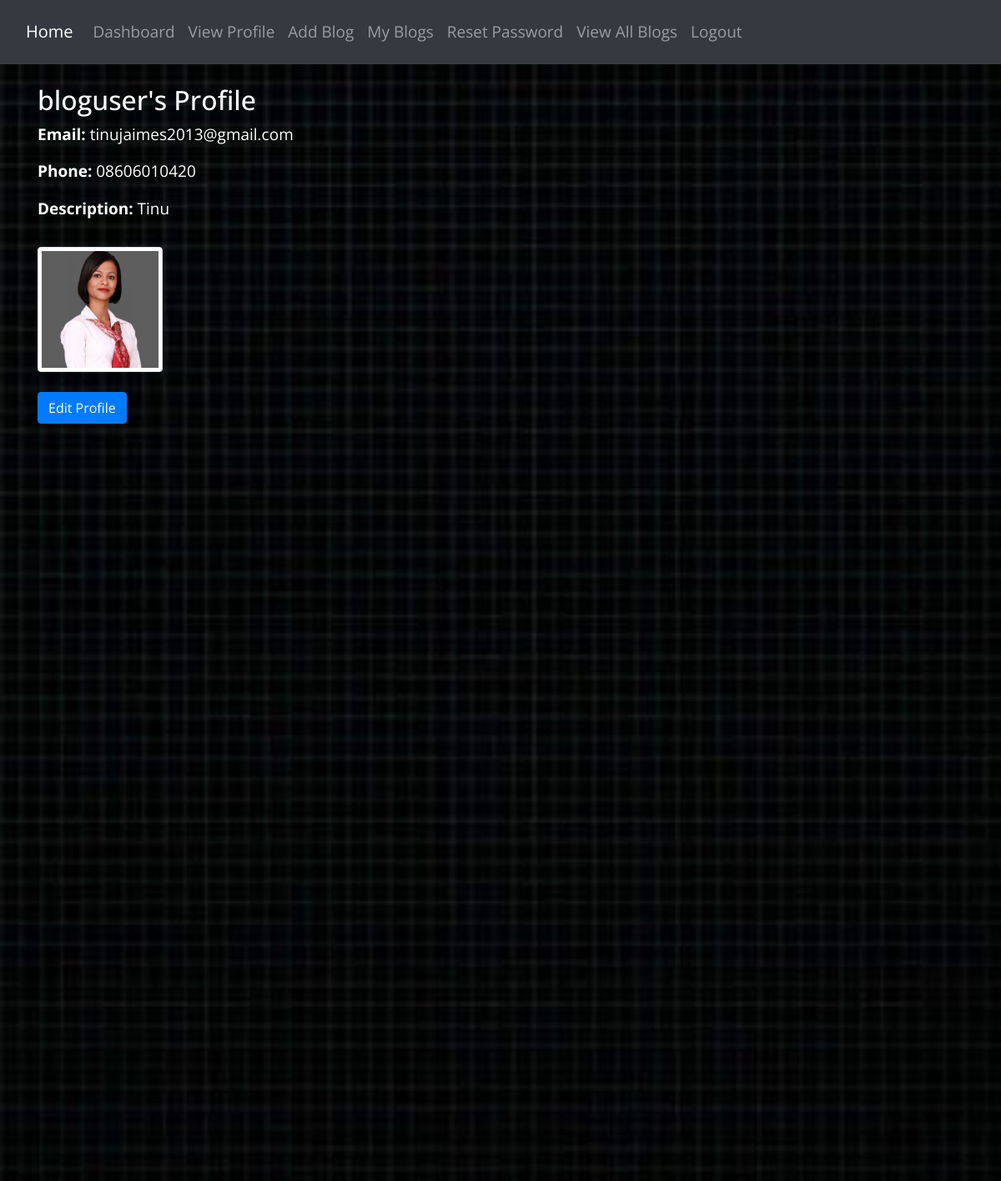
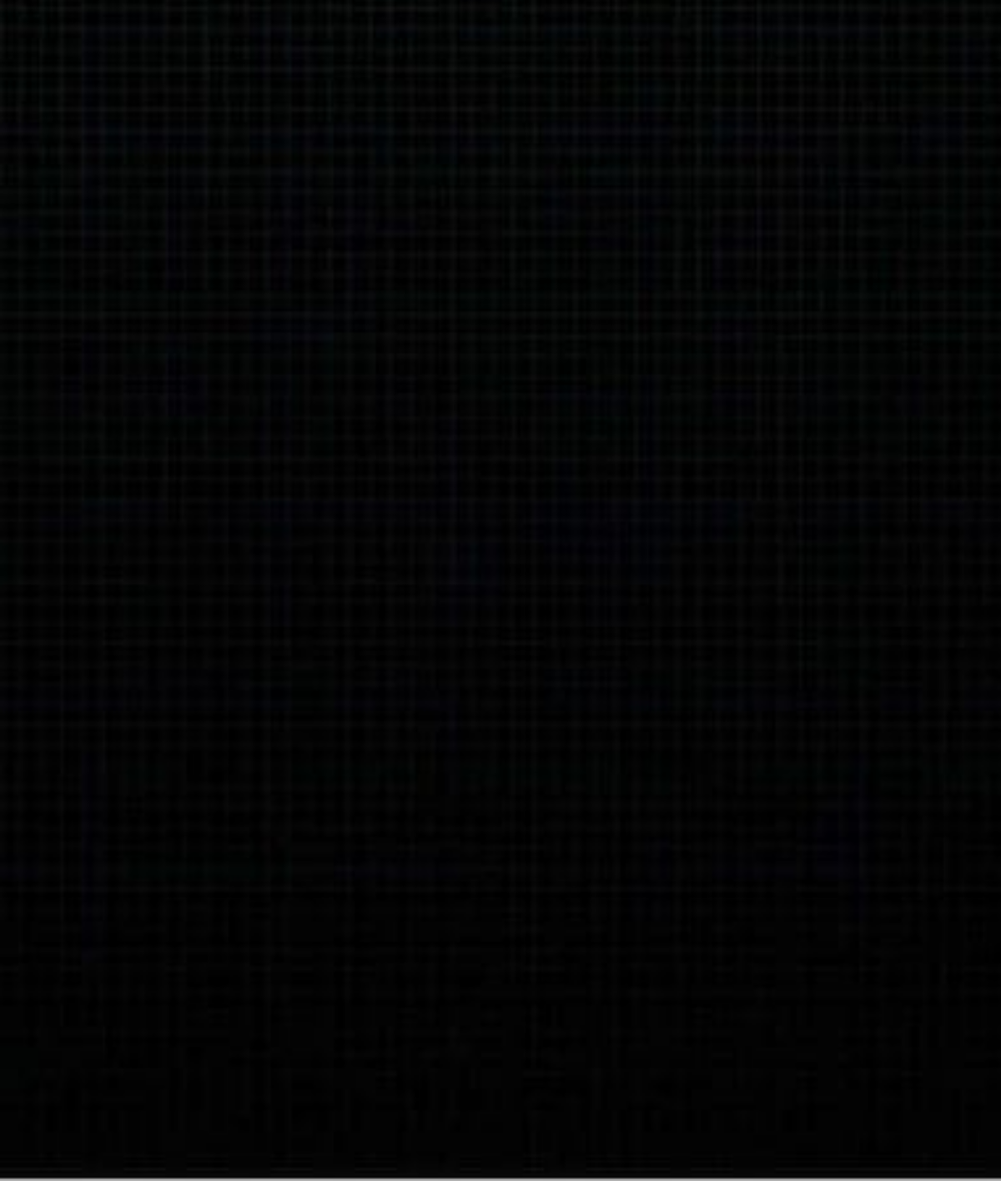
/profile/ (signed in), run on the app's committed database (2 pictures, top to bottom).
### adminpanel/models.py (models this page shows, shortened)
class Profile(models.Model):
    user = models.OneToOneField(User, on_delete=models.CASCADE)
    profile_description = models.TextField(null=True, blank=True)
    phone = models.CharField(max_length=15, unique=True, null=True, blank=True)
    profile_image = models.ImageField(upload_to='profile_images/', null=True, blank=True)
    id_proof = models.ImageField(upload_to='id_proofs/', null=True, blank=True)

### userpanel/views.py (the view)
# urls.py: path('profile/', views.view_profile, name='view_profile'),
@login_required
def view_profile(request):
    user = request.user
    profile, created = Profile.objects.get_or_create(user=user)
    context = {
        'user': user,
        'profile': profile,
    }
    return render(request, 'userpanel/view_profile.html', context)

### userpanel/templates/userpanel/view_profile.html (shortened to what this page needs)
{% extends 'userpanel/user_base.html' %}
{% load static %}
{% block content %}
    <div class="container mt-4">
        <h2>{{ user.username }}'s Profile</h2>
        <div class="profile-details">
            <p><strong>Email:</strong> {{ user.email }}</p>
            <p><strong>Phone:</strong> {{ profile.phone }}</p>
            <p><strong>Description:</strong> {{ profile.profile_description }}</p>
            {% if profile.profile_image %}
                <div class="profile-image">
                    <img src="{{ profile.profile_image.url }}" alt="Profile Image" class="img-thumbnail rounded mt-3" style="width: 150px; height: 150px; object-fit: cover;">
                </div>
            {% else %}
                <p>No profile image uploaded</p>
            {% endif %}
        </div>
        <div class="mt-4">
            <a href="{% url 'userpanel:edit_profile' %}" class="btn btn-primary">Edit Profile</a>
        </div>
    </div>
{% endblock %}

### static/admin_dashboard/css/tooplate-style.css (style rules this page uses)
* { margin: 0; padding: 0; }
body { font-family: "Open Sans", Helvetica, Arial, sans-serif; font-size: 19px; color: #ffffff; overflow-x: hidden; background: #25332e; }
a { transition: all 0.2s; }

### data on the page
Profile: phone "08606010420", profile_description "Tinu", profile_image (picture)

### other printed values
{{ user.username }} "bloguser"
{{ user.email }} "tinujaimes2013@gmail.com"
